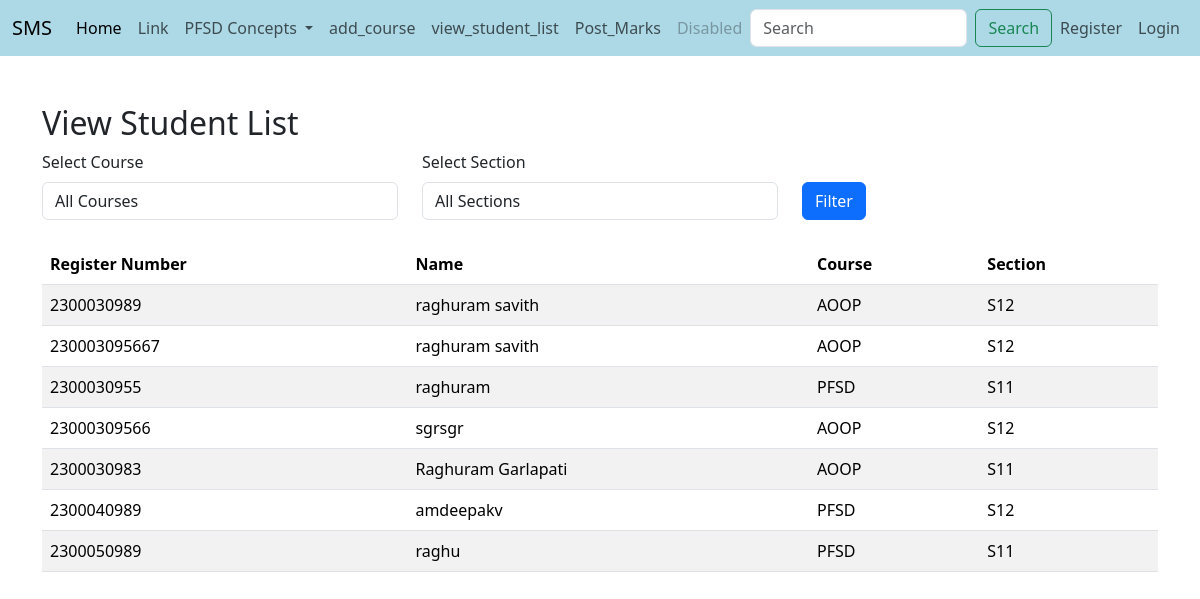
The app's page /facultyapp/view_student_list/ with its own data.
### adminapp/models.py (models this page shows, shortened)
class StudentList(models.Model):
    Register_Number = models.CharField(max_length=20, unique=True)
    Name = models.CharField(max_length=100)
    user=models.OneToOneField(User, on_delete=models.CASCADE,null=True)

### facultyapp/models.py (models this page shows, shortened)
class AddCourse(models.Model):
    COURSE_CHOICES = [
        ('AOOP', 'ADVANCED OBJECT ORIENTED PROGRAMMING'),
        ('PFSD', 'PYTHON FULL STACK DEVELOPMENT'),
    ]
    SECTION_CHOICES = [
        ('S11', 'SECTION S11'),
        ('S12', 'SECTION S12'),
        ('S13', 'SECTION S13'),
        ('S14', 'SECTION S14'),
        ('S15', 'SECTION S15'),
    ]
    student = models.ForeignKey(StudentList, on_delete=models.CASCADE)
    course = models.CharField(max_length=50, choices=COURSE_CHOICES)
    section = models.CharField(max_length=50, choices=SECTION_CHOICES)

### facultyapp/views.py (the view)
# urls.py: path('view_student_list/', views.view_student_list, name='view_student_list'),
def view_student_list(request):
    course = request.GET.get('course')
    section = request.GET.get('section')
    student_courses = AddCourse.objects.all()
    if course:
        student_courses = student_courses.filter(course=course)
    if section:
        student_courses = student_courses.filter(section=section)
    students = StudentList.objects.filter(id__in=student_courses.values('student_id'))
    course_choices = AddCourse.COURSE_CHOICES
    section_choices = AddCourse.SECTION_CHOICES
    context = {
        'students': students,
        'course_choices': course_choices,
        'section_choices': section_choices,
        'selected_course': course,
        'selected_section': section,
    }
    return render(request, 'facultyapp/view_student_list.html', context)

### templates/facultyapp/view_student_list.html (shortened to what this page needs)
{% extends 'Navbar/FacultyNavbar.html' %}
{% load static %}
{% block body %}
    <div class="container mt-5">
        <h2>View Student List</h2>
        <form method="get" class="mb-4">
            <div class="row">
                <div class="col-md-4">
                    <label for="course" class="form-label">Select Course</label>
                    <select name="course" id="course" class="form-control">
                        <option value="">All Courses</option>
                    </select>
                </div>
                <div class="col-md-4">
                    <label for="section" class="form-label">Select Section</label>
                    <select name="section" id="section" class="form-control">
                        <option value="">All Sections</option>
                    </select>
                </div>
                <div class="col-md-4 mt-4">
                    <button type="submit" class="btn btn-primary mt-2">Filter</button>
                </div>
            </div>
        </form>
        <table class="table table-striped">
            <thead>
                <tr>
                    <th>Register Number</th>
                    <th>Name</th>
                    <th>Course</th>
                    <th>Section</th>
                </tr>
            </thead>
            <tbody>
                {% if students %}
                    {% for student in students %}
                        <tr>
                            <td>{{ student.Register_Number }}</td>
                            <td>{{ student.Name }}</td>
                            <td>{{ student.addcourse_set.first.course }}</td>
                            <td>{{ student.addcourse_set.first.section }}</td>
                        </tr>
                    {% endfor %}
                {% else %}
                    <tr>
                        <td colspan="4" class="text-center">No students found.</td>
                    </tr>
                {% endif %}
            </tbody>
        </table>
    </div>
{% endblock %}

### records on screen
StudentList: Register_Number "2300030989", Name "raghuram savith", addcourse_set.first.course "AOOP", addcourse_set.first.section "S12"
StudentList: Register_Number "230003095667", Name "raghuram savith", addcourse_set.first.course "AOOP", addcourse_set.first.section "S12"
StudentList: Register_Number "2300030955", Name "raghuram", addcourse_set.first.course "PFSD", addcourse_set.first.section "S11"
StudentList: Register_Number "23000309566", Name "sgrsgr", addcourse_set.first.course "AOOP", addcourse_set.first.section "S12"
StudentList: Register_Number "2300030983", Name "Raghuram Garlapati", addcourse_set.first.course "AOOP", addcourse_set.first.section "S11"
StudentList: Register_Number "2300040989", Name "amdeepakv", addcourse_set.first.course "PFSD", addcourse_set.first.section "S12"
StudentList: Register_Number "2300050989", Name "raghu", addcourse_set.first.course "PFSD", addcourse_set.first.section "S11"
